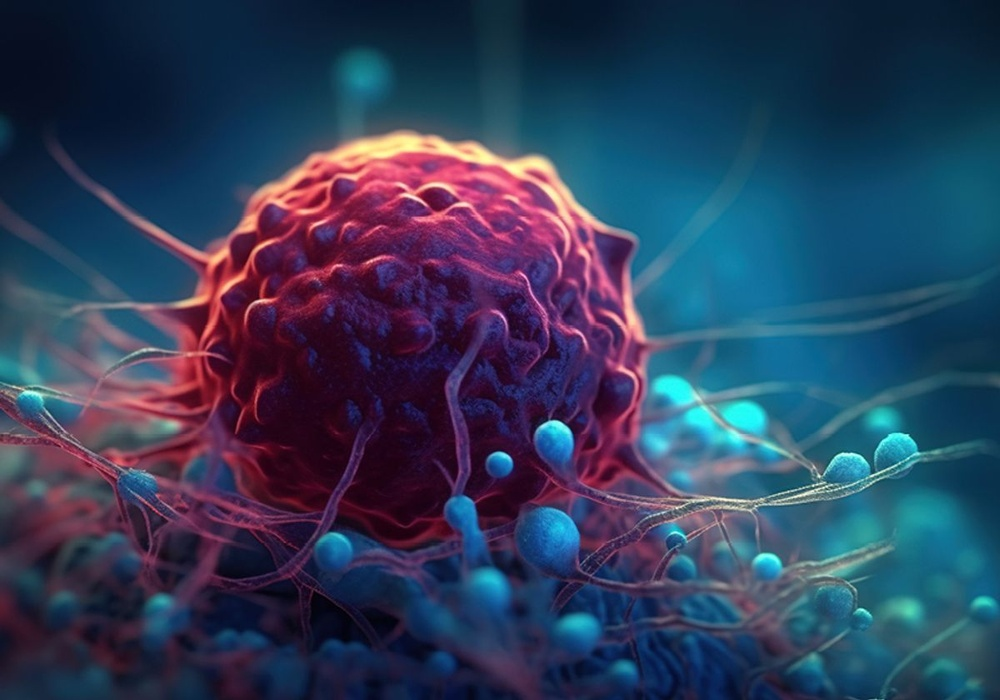
%> input picture cancercell.jpg, 1000 x 700 px, shrunk from 1200 x 840 before the run
$ octave p12.m   (GNU Octave 9; MATLAB toolbox functions it lacks are replaced by stand-ins)
%> lines starting %> are read from the running program, lines starting %| are printed output that depends on the picture
i = imread('cancercell.jpg');
%> i is the input picture: size 700x1000x3 uint8; mean R, G, B 47.7, 62.1, 90
% i = im2double(i);
i = rgb2gray(i);
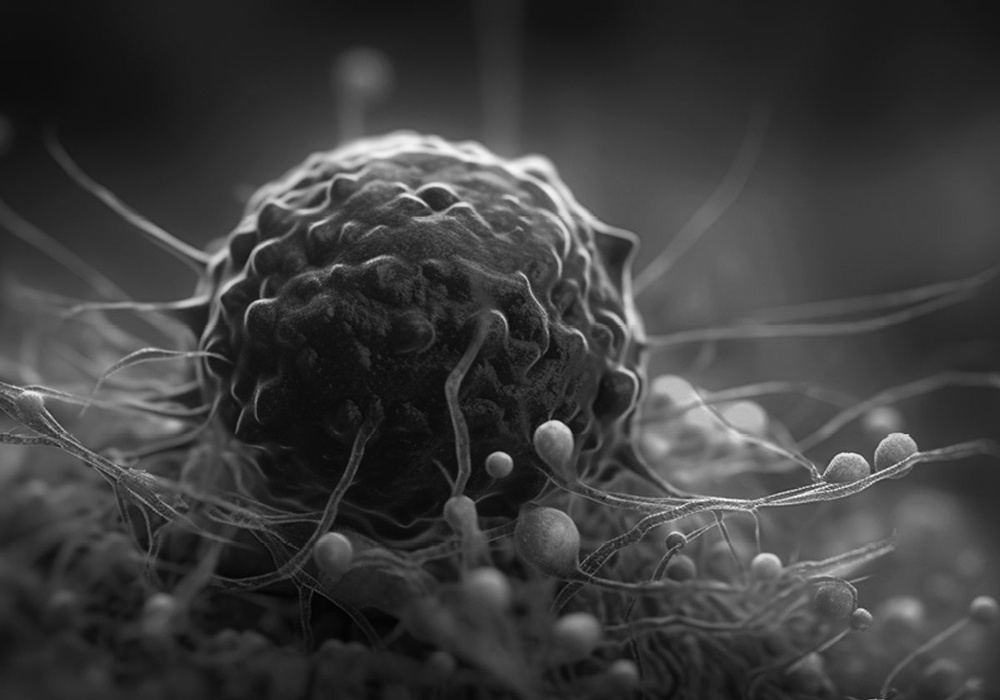
%> i: size 700x1000 uint8; min 1, max 252, mean 61
figure;
subplot(2, 2, 1);
imshow(i);
title('original image');

saltPepperNoiseImage = imnoise(i, 'salt & pepper', 0.05);
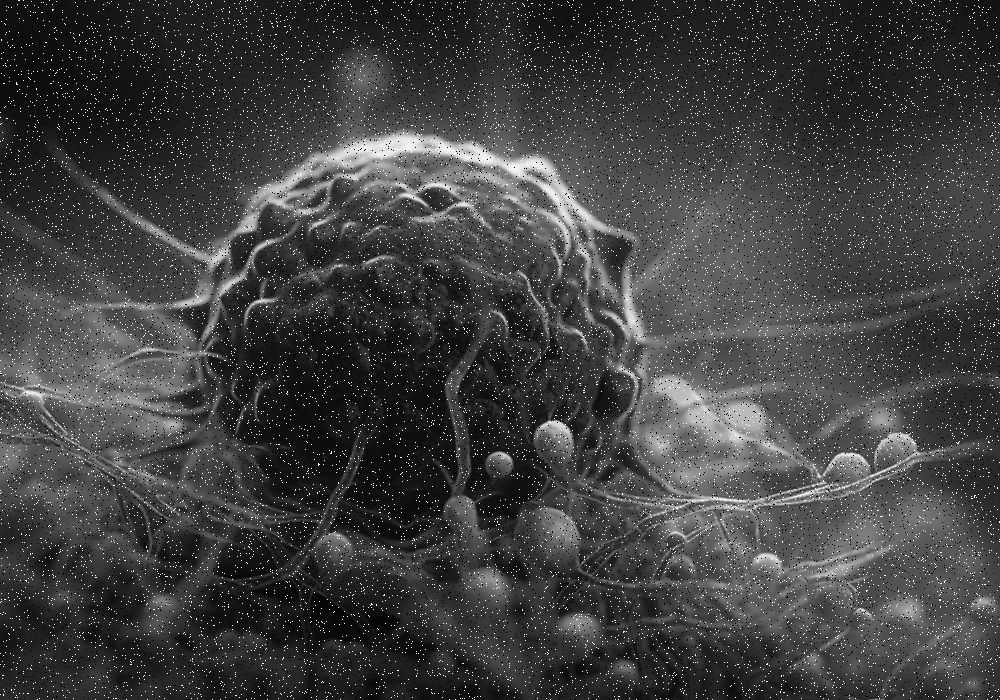
%> saltPepperNoiseImage: size 700x1000 uint8; min 0, max 255, mean 64.3

subplot(2, 2, 2);
imshow(saltPepperNoiseImage);
title('salt and pepper noise');


gaussianNoiseImage = imnoise(saltPepperNoiseImage, 'gaussian', 0, 0.01);

subplot(2, 2, 3);
imshow(gaussianNoiseImage);
title('gaussian noise');

s = imnoise(gaussianNoiseImage, 'speckle', 0.05);

subplot(2, 2, 4);
imshow(s);


%spatial filters
g1 = fspecial('average', [10 10]);
mean = imfilter(s, g1, 'symmetric');
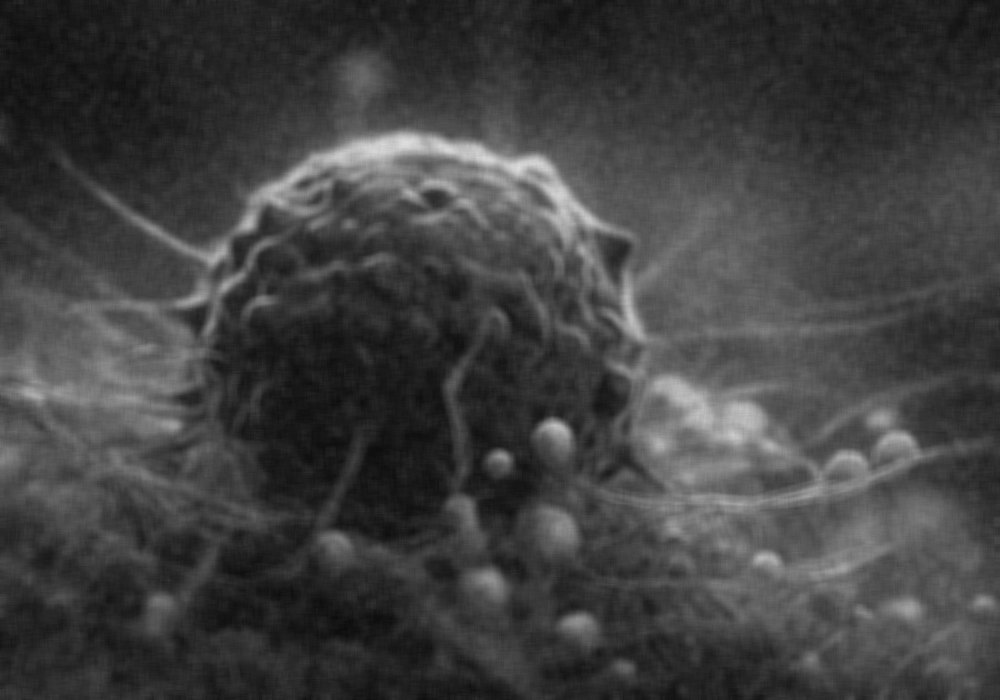
%> mean: size 700x1000 uint8; min 11, max 224, mean 64.5

median = medfilt2(s, [10 10]);

g2 = fspecial('gaussian', [10 10], 1.0);
gaussian = imfilter(s, g2, 'symmetric');

figure;
subplot(2, 2, 1);
imshow(s);
title('original noisy image');

subplot(2, 2, 2);
imshow(mean);
title('after mean filter');

subplot(2, 2, 3);
imshow(median);
title('after median filter');

subplot(2, 2, 4);
imshow(gaussian);
title('after gaussian filter');
